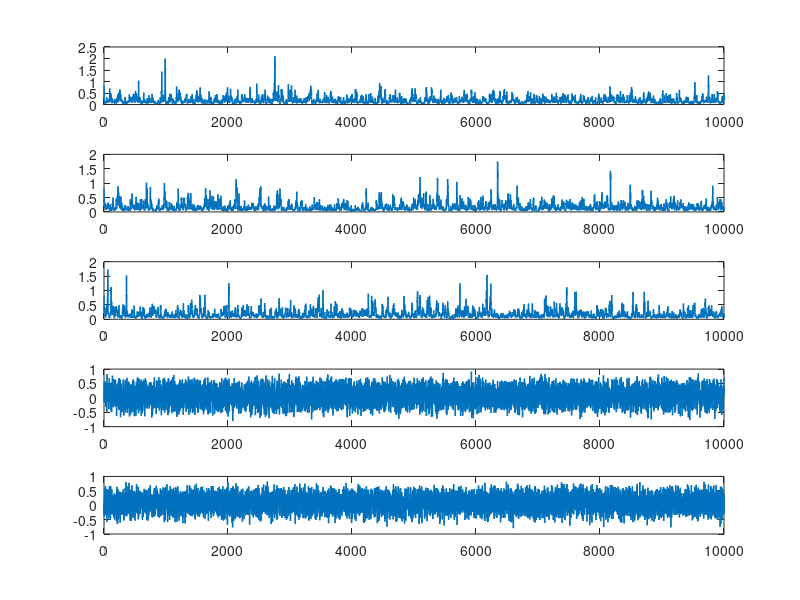

Write MATLAB code to recreate this figure. (Note: this script raises an error after producing the figure.)
% Time-Varying State-Space Model Parameters
T = 10000; % Number of time steps
psi = 0.6;
phi = 0.8;


% Initialize ft parameters
mean_ft = [-2; -2; -2; 0.1; 0.1];

f_ar = [0.9,0.9,0.9,0.3,0.3]; % AR(1) coefficient for all parameters
% f_ar = zeros(1, 5);
f_b = 0.3;

f_intercept = (eye(5)-diag(f_ar))*mean_ft;

% Simulate ft process
ft = zeros(5, T);
ft(:,1) = f_intercept;
for t = 2:T
    ft(:, t) = f_intercept+ diag(f_ar) * (ft(:, t-1)) + f_b*randn(5, 1);
end
% ft(1, 500:510) = ft(1, 500:510)+2;
% ft(2, 500:510) = ft(2, 500:510)+2;
% ft(3, 500:510) = ft(3, 500:510)+2;
% ft(4, 500:510) = ft(4, 500:510)+1;
% ft(5, 500:510) = ft(5, 500:510)+2;

fig = figure();
subplot(5, 1, 1);
plot(1:T, exp(ft(1,1:T)), 'LineWidth', 1);
subplot(5, 1, 2);
plot(1:T, exp(ft(2,1:T)), 'LineWidth', 1);
subplot(5, 1, 3);
plot(1:T, exp(ft(3,1:T)), 'LineWidth', 1);
subplot(5, 1, 4);
plot(1:T, tanh(ft(4,1:T)), 'LineWidth', 1);
subplot(5, 1, 5);
plot(1:T, tanh(ft(5,1:T)).*sqrt(1-tanh(ft(4,1:T)).^2), 'LineWidth', 1);


% Allocate memory for states and observations
obs = table(zeros(T, 1), zeros(T, 1), zeros(T, 1), zeros(T, 1), ...
    'VariableNames', {'price', 'nav', 'dprice', 'dnav'});
state = zeros(4, T);

% Simulate the system
for t = 2:T
    sigma_e = exp(ft(1, t));
    sigma_w = exp(ft(2, t));
    sigma_r = exp(ft(3, t));
    pi_re = tanh(ft(4, t));
    pi_rw = tanh(ft(5, t));
    corr_re = pi_re;
    corr_rw = pi_rw*sqrt(1-pi_re^2);

    corr_ew = 0; % Assume correlation between epsilon and omega is zero

    % Construct the covariance matrix
    covMatrix = [sigma_e^2, corr_ew * sigma_e * sigma_w, corr_re * sigma_e * sigma_r; 
                 corr_ew * sigma_e * sigma_w, sigma_w^2, corr_rw * sigma_w * sigma_r; 
                 corr_re * sigma_e * sigma_r, corr_rw * sigma_w * sigma_r, sigma_r^2];

    L = chol(covMatrix, 'lower');  % Cholesky decomposition
    noise = L * randn(3, 1);
    epsilon = noise(1);
    omega = noise(2);
    r = noise(3);

    % state transition
    state(:, t) = [1, 0, 0, 0; 1, 0, 0, 0; 0, 0, 0, 0; 0, 0, 0, 0] * state(:, t-1) + ...
                   [0, 0, 1; 0, 0, 0; 1, 0, 0; 0, 1, 0] * [epsilon; omega; r];

    % obs transition
    price_nav = [psi, 0; 0, phi] * [obs.price(t-1); obs.nav(t-1)] + ...
                [1, -psi, 1, 0; 1-phi, 0, 0, 1] * [state(1,t); state(2, t); epsilon; omega];
    
    % Calculate first differences
    dprice = price_nav(1) - obs.price(t-1);
    dnav = price_nav(2) - obs.nav(t-1);
    
    % Update states
    obs.price(t) = price_nav(1);
    obs.nav(t) = price_nav(2);
    obs.dprice(t) = dprice;
    obs.dnav(t) = dnav;
    
end


fig = figure();
plot(1:(T-1), obs.price(2:end), 'LineWidth', 1);
hold on
plot(1:(T-1), obs.nav(2:end), 'LineWidth', 1);
hold on
plot(1:(T-1), state(1,2:end), 'LineWidth', 1);
legend('px', 'nav','state');
hold off


[psi, phi, initF1] = nonparam_tvp(obs);

run Useful_Transformations.m

% user-specify A and B
A = InvMaxZero(1,.9*ones(5,1)); 
B = InvMaxZero(0.1, 0.015*ones(5,1));
kap_hes = InvMaxZero(.5,.015);
c = (eye(5)-diag(MaxZero(1,A)))*initF1;
InitialParams = [InvUnoMenoUno(psi);InvUnoMenoUno(phi);0;0;0;kap_hes;c;A;B];
y = table2array(obs(2:end,{'price','nav'}))';
 
% TVP
LossToMinmize = @(vparam) -kf_tvp(vparam,y, initF1)/(size(y,2)-1);
optionsIVAN = optimoptions('fminunc', 'Display', 'iter-detailed','MaxFunEvals',5000, 'StepTolerance', 1e-10);
[EstimParams] = fminunc(LossToMinmize,InitialParams,optionsIVAN);
% [fhat,EstimParams] = csminwel(LossToMinmize,InitialParams,eye(size(InitialParams,1))*.5,[] ,1e-14,100);

psi = UnoMenoUno(EstimParams(1))
phi = UnoMenoUno(EstimParams(2))
kap_hes = MaxZero(.5,EstimParams(6));
A = MaxZero(1,EstimParams(11:15))
B = MaxZero(0.1, EstimParams(16:20))
c = (eye(5)-diag(A))*initF1



% Plot Results
figure;
subplot(2,1,1);
plot(1:T, states(1, :), 'r', 1:T, x_est(1, :), 'b--');
title('State p_t');
legend('True State', 'Estimated State');

subplot(2,1,2);
plot(1:T, states(2, :), 'r', 1:T, x_est(2, :), 'b--');
title('State n_t');
legend('True State', 'Estimated State');